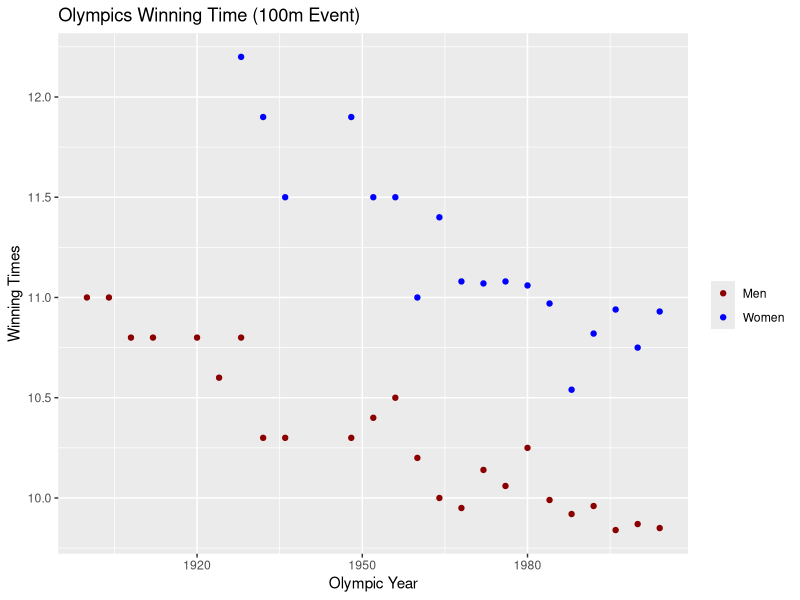

The R source for this figure:
install.packages("ggplot2")
install.packages("dplyr")
install.packages("readxl")

library(ggplot2)
library(dplyr)
library(readxl)

my_data <- read_excel("Data/Olympics 100m Winning Times.xlsx")

ggplot(my_data, aes(x=`Olympic year`)) + 
  geom_point(aes(y=`Time_M`, colour = "darkred")) + 
  geom_point(aes(y=`Time_W`, colour = "blue")) + 
  labs(x="Olympic Year", y="Winning Times", title="Olympics Winning Time (100m Event)") + 
  scale_color_identity(name='', breaks=c('darkred', 'blue'), labels=c("Men", "Women"), guide='legend')

